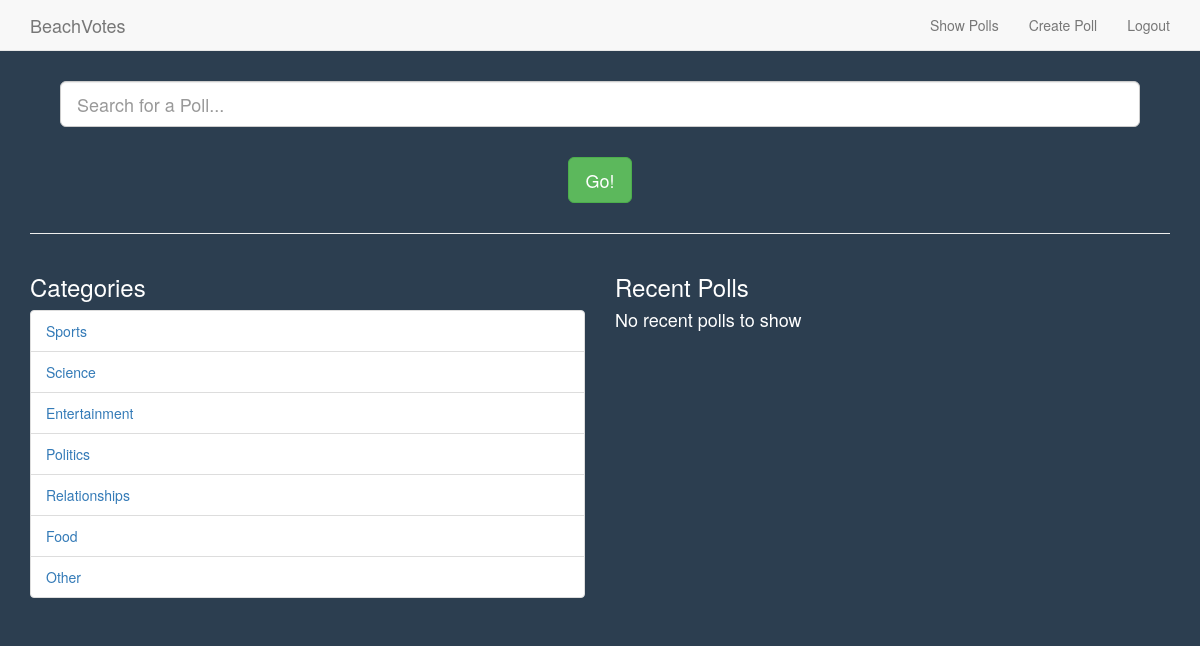
/poll/show_polls (signed in), run on an earlier commit of the app's database.
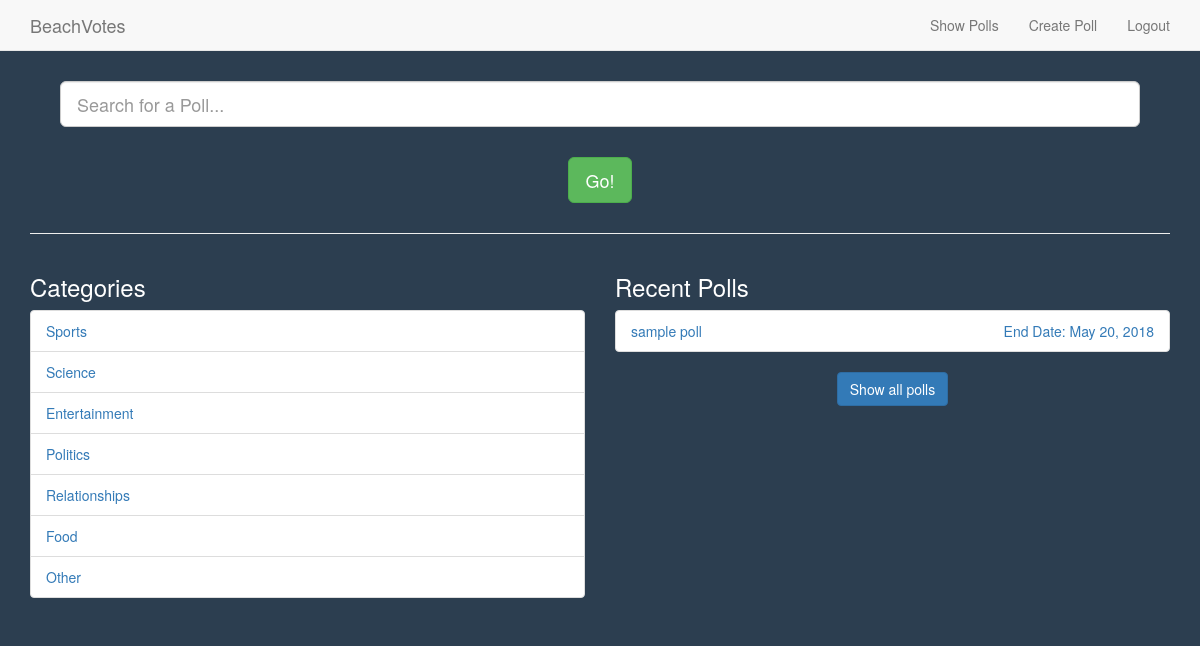
And on a later commit of the database.
### poll/models.py (models this page shows, shortened)
class Category(models.Model):
    group_name = models.CharField(max_length = 50, unique = True, null = False)
    def __init__(self, *args, **kwargs):
        models.Model.__init__(self, *args, **kwargs)
    class Meta:
        verbose_name_plural = 'Categories'

class Poll(models.Model):
    category = models.ForeignKey(Category, on_delete=models.CASCADE)
    poll_creator = models.ForeignKey(User, on_delete=models.CASCADE)
    title_question = models.CharField(max_length = 128, unique = True, null = False)
    start_date = models.DateField(default = datetime.date.today, null = False)
    end_date =  models.DateField(default = datetime.date.today() + datetime.timedelta(days=1),
                                 null = False)
    def __init__(self, *args, **kwargs):
        models.Model.__init__(self, *args, **kwargs)

### poll/views.py (the view)
@login_required
def show_polls(request):
    categories = Category.objects.all()
    polls = Poll.objects.order_by('-start_date')[:7]
    context_dict = { 'categories' : categories }
    context_dict['polls'] = polls
    return render(request, 'poll/show_polls.html', context_dict)

### templates/poll/show_polls.html (shortened to what this page needs)
{% extends 'poll/base.html' %}
{% load staticfiles %}
{% block body_block %}
<div class="container">
  <div class="text-center" style="margin: 30px;">
    <form method='post' action="{% url 'search_polls' %}">
      <input type="text" class="form-control input-lg center-block" name="search"
        placeholder="Search for a Poll..." />
      <button name="submit" class="btn btn-lg btn-success" style="margin-top: 30px;">Go!</a>
    </form>
  </div>
  <hr />
  <div class="row">
    <div class="col-md-6">
      <h3>Categories</h3>
  {% if categories %}
      <ul class="list-group">
        {% for category in categories %}
        <li class="list-group-item">
          <a href="{% url 'view_category' category.id %}">
            {{ category.group_name }}
          </a>
        </li>
        {% endfor %}
      </ul>
      {% else %}
        <h1>No categories to show</h1>
      {% endif %}
    </div>
    <div class="col-md-6">
      <h3>Recent Polls</h3>
      {% if polls %}
        <ul class="list-group">
          {% for poll in polls %}
            <li class="list-group-item">
              <a href="{% url 'view_poll' poll.id user.id %}">
                {{ poll.title_question }}
                <p style="float: right;">End Date: {{ poll.end_date }}</p>
              </a>
            </li>
          {% endfor %}
        </ul>
        <h3 class="text-center"><a href="{% url 'view_all_polls' %}" class="btn btn-primary">Show all polls</a></h3>
      {% else %}
        <h4>No recent polls to show</h4>
      {% endif %}
    </div>
  </div>
</div>
{% endblock %}

What changed in the data, as far as the page shows it:
added Poll: title_question "sample poll", end_date "May 20, 2018"
Also different on the page:
text no longer shown: "No recent polls to show"
text now shown: "Show all polls"
